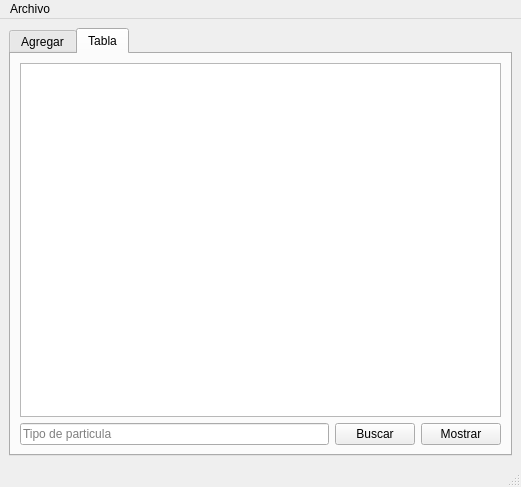
<?xml version="1.0" encoding="UTF-8"?>
<ui version="4.0">
 <class>MainWindow</class>
 <widget class="QMainWindow" name="MainWindow">
  <property name="geometry">
   <rect>
    <x>0</x>
    <y>0</y>
    <width>521</width>
    <height>459</height>
   </rect>
  </property>
  <property name="windowTitle">
   <string>MainWindow</string>
  </property>
  <widget class="QWidget" name="centralwidget">
   <layout class="QGridLayout" name="gridLayout_4">
    <item row="0" column="0">
     <widget class="QTabWidget" name="tabWidget">
      <property name="currentIndex">
       <number>1</number>
      </property>
      <widget class="QWidget" name="tab">
       <attribute name="title">
        <string>Agregar</string>
       </attribute>
       <layout class="QGridLayout" name="gridLayout_2">
        <item row="0" column="0">
         <widget class="QGroupBox" name="groupBox">
          <property name="title">
           <string>particulas</string>
          </property>
          <layout class="QGridLayout" name="gridLayout">
           <item row="0" column="1">
            <widget class="QSpinBox" name="Id_spinBox"/>
           </item>
           <item row="8" column="1">
            <widget class="QSpinBox" name="Green_spinBox"/>
           </item>
           <item row="1" column="1">
            <widget class="QSpinBox" name="Origen_x_spinBox"/>
           </item>
           <item row="7" column="0">
            <widget class="QLabel" name="label_4">
             <property name="text">
              <string>Red</string>
             </property>
            </widget>
           </item>
           <item row="9" column="0">
            <widget class="QLabel" name="label_6">
             <property name="text">
              <string>Blue</string>
             </property>
            </widget>
           </item>
           <item row="7" column="1">
            <widget class="QSpinBox" name="Red_spinBox"/>
           </item>
           <item row="8" column="0">
            <widget class="QLabel" name="label_5">
             <property name="text">
              <string>Green</string>
             </property>
            </widget>
           </item>
           <item row="9" column="1">
            <widget class="QSpinBox" name="Blue_spinBox"/>
           </item>
           <item row="1" column="0">
            <widget class="QLabel" name="label_8">
             <property name="text">
              <string>Origen x</string>
             </property>
            </widget>
           </item>
           <item row="3" column="1">
            <widget class="QSpinBox" name="Destino_x_spinBox"/>
           </item>
           <item row="6" column="1">
            <widget class="QSpinBox" name="Velocidad_spinBox"/>
           </item>
           <item row="6" column="0">
            <widget class="QLabel" name="label_3">
             <property name="text">
              <string>velocidad</string>
             </property>
            </widget>
           </item>
           <item row="3" column="0">
            <widget class="QLabel" name="label">
             <property name="text">
              <string>Destino x</string>
             </property>
            </widget>
           </item>
           <item row="5" column="1">
            <widget class="QSpinBox" name="Destino_y_spinBox"/>
           </item>
           <item row="5" column="0">
            <widget class="QLabel" name="label_2">
             <property name="text">
              <string>Destino y</string>
             </property>
            </widget>
           </item>
           <item row="2" column="0">
            <widget class="QLabel" name="label_9">
             <property name="text">
              <string>Origen Y</string>
             </property>
            </widget>
           </item>
           <item row="2" column="1">
            <widget class="QSpinBox" name="Origen_y_spinBox"/>
           </item>
           <item row="0" column="0">
            <widget class="QLabel" name="label_7">
             <property name="text">
              <string>Id</string>
             </property>
            </widget>
           </item>
           <item row="12" column="0" colspan="2">
            <widget class="QPushButton" name="Agregar_final_pushButton">
             <property name="text">
              <string>Agregar final</string>
             </property>
            </widget>
           </item>
           <item row="11" column="0" colspan="2">
            <widget class="QPushButton" name="Mostrar_pushButton">
             <property name="text">
              <string>Mostrar</string>
             </property>
            </widget>
           </item>
           <item row="10" column="0" colspan="2">
            <widget class="QPushButton" name="Agregar_inicio_pushButton">
             <property name="text">
              <string>Agregar inicio</string>
             </property>
            </widget>
           </item>
          </layout>
         </widget>
        </item>
        <item row="0" column="1">
         <widget class="QPlainTextEdit" name="salida"/>
        </item>
       </layout>
      </widget>
      <widget class="QWidget" name="tab_2">
       <attribute name="title">
        <string>Tabla</string>
       </attribute>
       <layout class="QGridLayout" name="gridLayout_3">
        <item row="0" column="0" colspan="3">
         <widget class="QTableWidget" name="tabla"/>
        </item>
        <item row="1" column="0">
         <widget class="QLineEdit" name="buscar_lineEdit">
          <property name="placeholderText">
           <string>Tipo de particula</string>
          </property>
         </widget>
        </item>
        <item row="1" column="1">
         <widget class="QPushButton" name="buscar_pushButton">
          <property name="text">
           <string>Buscar</string>
          </property>
         </widget>
        </item>
        <item row="1" column="2">
         <widget class="QPushButton" name="mostrar_tabla_pushButton">
          <property name="text">
           <string>Mostrar</string>
          </property>
         </widget>
        </item>
       </layout>
      </widget>
     </widget>
    </item>
   </layout>
  </widget>
  <widget class="QMenuBar" name="menubar">
   <property name="geometry">
    <rect>
     <x>0</x>
     <y>0</y>
     <width>521</width>
     <height>21</height>
    </rect>
   </property>
   <widget class="QMenu" name="menuArchivo">
    <property name="title">
     <string>Archivo</string>
    </property>
    <addaction name="actionAbrir"/>
    <addaction name="actionGuardar"/>
   </widget>
   <addaction name="menuArchivo"/>
  </widget>
  <widget class="QStatusBar" name="statusbar"/>
  <action name="actionAbrir">
   <property name="text">
    <string>Abrir</string>
   </property>
   <property name="shortcut">
    <string>Ctrl+O</string>
   </property>
  </action>
  <action name="actionGuardar">
   <property name="text">
    <string>Guardar</string>
   </property>
   <property name="shortcut">
    <string>Ctrl+D</string>
   </property>
  </action>
 </widget>
 <resources/>
 <connections/>
</ui>
